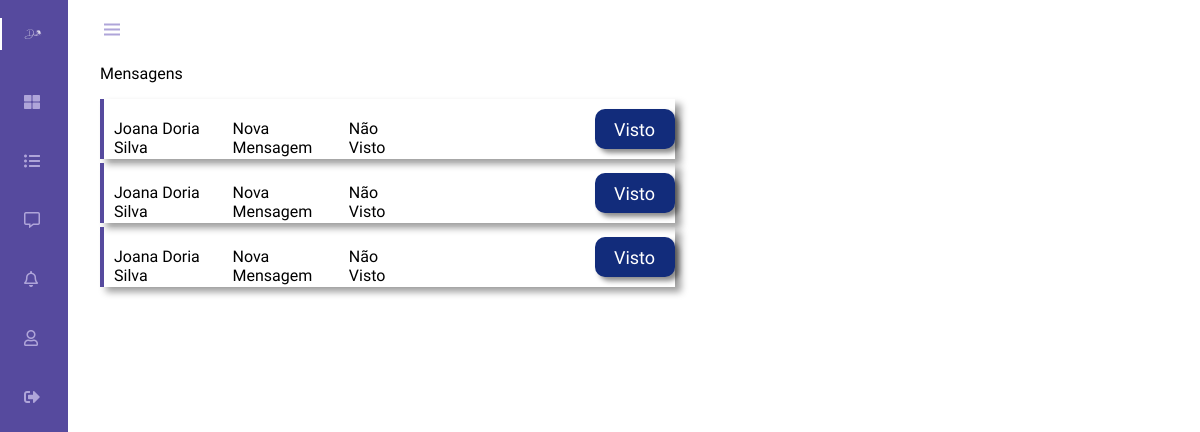
Before: /notificacao_user.php (signed in) with the older database file.
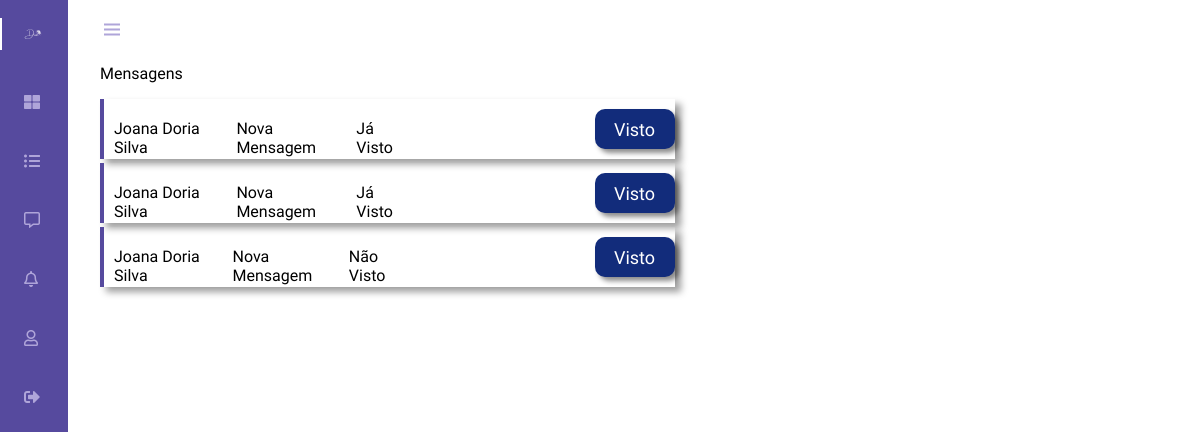
After: the same page with the newer database file.
### tables this page shows
CREATE TABLE `psicologos` (
  `unique_id` varchar(200) NOT NULL,
  `nome` varchar(100) DEFAULT NULL,
  `email` varchar(80) DEFAULT NULL,
  `senha` varchar(50) DEFAULT NULL,
  `nascimento` varchar(10) DEFAULT NULL,
  `estado` varchar(2) DEFAULT NULL,
  `cep` varchar(15) DEFAULT NULL,
  `rg` varchar(20) DEFAULT NULL,
  `cpf` varchar(16) DEFAULT NULL,
  `telefone` varchar(18) DEFAULT NULL,
  `local` varchar(80) DEFAULT NULL,
  `crp` varchar(16) DEFAULT NULL,
  `status` varchar(10) DEFAULT NULL,
  `situacao` int(11) DEFAULT NULL,
  `tempo_experiencia` varchar(4) DEFAULT NULL,
  `tempo_consulta` varchar(6) DEFAULT NULL,
  `resumo` varchar(500) DEFAULT NULL,
  `texto` varchar(800) DEFAULT NULL,
  `diploma` varchar(80) DEFAULT NULL,
  `faculdade` varchar(80) DEFAULT NULL,
  `foto` varchar(80) DEFAULT NULL,
  `idioma` varchar(50) DEFAULT NULL,
  `valor` varchar(6) DEFAULT NULL,
  `remarcacao` varchar(2) DEFAULT NULL,
  `sexo` varchar(10) DEFAULT NULL,
  `chave` varchar(40) DEFAULT NULL,
  `qrcode` varchar(80) DEFAULT NULL,
  `desativada` int(11) DEFAULT NULL
);

CREATE TABLE `notificacao` (
  `id` int(11) NOT NULL,
  `id_para` varchar(50) NOT NULL,
  `id_enviou` varchar(50) NOT NULL,
  `msg` varchar(100) NOT NULL,
  `status` varchar(20) NOT NULL
);

### notificacao_user.php (the view, shortened to what this page needs)
<!DOCTYPE html>
<html lang="en">
<head>
    <link rel="stylesheet" href="css/navbar.css">
    <link rel="stylesheet" href="css/list_not.css">
    <link rel="stylesheet" href="https://cdnjs.cloudflare.com/ajax/libs/font-awesome/5.15.2/css/all.min.css">
    <link href='https://unpkg.com/boxicons@2.0.7/css/boxicons.min.css' rel='stylesheet'>
</head>
<body id="body-pd">
    <header class="header" id="header">
        <div class="header__toggle">
        <i class='bx bx-menu' id="header-toggle"></i>
        </div>
        <div class="header__img">
            <img src="assets/img/perfil.jpg" alt="">
        </div>
    </header>
    <div class="l-navbar" id="nav-bar">
    <nav class="nav">
            <div>
                <a href="index.php" class="nav__logo active">
                    <img class = "logo" src="assets/logo.png" alt="">
                </a>
                <div class="nav__list">
                    <a href="dash_user.php" class="nav__link ">
                    <i class="fas fa-th-large"></i>
                    </a>
                    <a href="lista_psicologos.php" class="nav__link">
                    <i class="fas fa-list-ul"></i>
                    </a>
                    <a href="chat_psic/users.php" class="nav__link">
                    <i class="far fa-comment-alt"></i>
                    </a>
                    <a href="notificacao_user.php" class="nav__link">
                    <i class="far fa-bell"></i>
                    </a>
                    <a href="perfil_user.php" class="nav__link">
                    <i class="far fa-user"></i>
                    </a>
                    <a href="encerra.php" class="nav__link">
                    <i class="fas fa-sign-out-alt"></i>
                    </a>
                </div>
            </div>
        </nav>
    </div>
<?php
require_once 'conexao.php';
$id = $_SESSION['unique_id'];
echo '<p>Mensagens</p>';
$query2 = mysqli_query($conn, "SELECT u.nome, u.unique_id, n.msg, n.id_para, n.id, n.id_enviou, n.status
FROM psicologos AS u INNER JOIN notificacao AS n ON u.unique_id = n.id_enviou WHERE id_para = '$id'");
while($notif = mysqli_fetch_array($query2)){
    echo "<div class='item'>
    <p>$notif[nome]</p>
    <p>$notif[msg]</p>
    <p>$notif[status]</p>
    <a href='upnotificacao_user.php?id_not=$notif[id]'><button>Visto</button></a>
    </div>";
}
?>
</body>
</html>

Changed rows visible on the page:
changed psicologos "Joana Doria Silva": notificacao.status "Não Visto" → "Já Visto"
